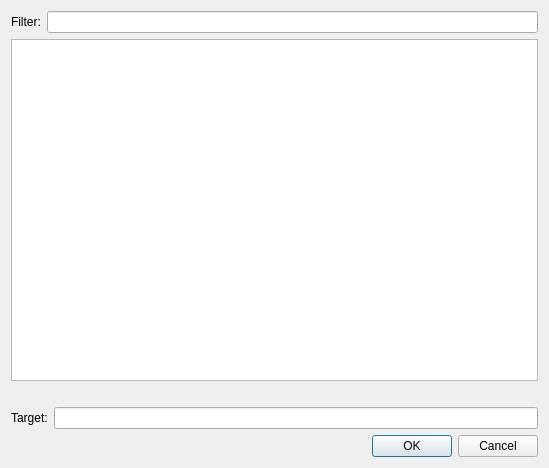
<?xml version="1.0" encoding="UTF-8"?>
<ui version="4.0">
 <class>SelectHyperlink</class>
 <widget class="QDialog" name="SelectHyperlink">
  <property name="geometry">
   <rect>
    <x>0</x>
    <y>0</y>
    <width>549</width>
    <height>468</height>
   </rect>
  </property>
  <property name="windowTitle">
   <string> Insert Hyperlink</string>
  </property>
  <layout class="QVBoxLayout" name="verticalLayout">
   <item>
    <layout class="QHBoxLayout" name="horizontalLayout">
     <item>
      <widget class="QLabel" name="label">
       <property name="toolTip">
        <string>List only the entries that match the text you enter.</string>
       </property>
       <property name="text">
        <string>Filter:</string>
       </property>
      </widget>
     </item>
     <item>
      <widget class="QLineEdit" name="filter"/>
     </item>
    </layout>
   </item>
   <item>
    <widget class="QTreeView" name="list"/>
   </item>
   <item>
    <spacer name="verticalSpacer">
     <property name="orientation">
      <enum>Qt::Vertical</enum>
     </property>
     <property name="sizeType">
      <enum>QSizePolicy::Fixed</enum>
     </property>
     <property name="sizeHint" stdset="0">
      <size>
       <width>20</width>
       <height>20</height>
      </size>
     </property>
    </spacer>
   </item>
   <item>
    <layout class="QHBoxLayout" name="horizontalLayout_2">
     <item>
      <widget class="QLabel" name="label_2">
       <property name="toolTip">
        <string>Enter the target URL for this hyperlink.  You can select or 
double click on existing destinations in your book from the list above.

All existing tags will be removed from the selected text.</string>
       </property>
       <property name="text">
        <string>Target:</string>
       </property>
      </widget>
     </item>
     <item>
      <widget class="QLineEdit" name="href"/>
     </item>
    </layout>
   </item>
   <item>
    <widget class="QDialogButtonBox" name="buttonBox">
     <property name="orientation">
      <enum>Qt::Horizontal</enum>
     </property>
     <property name="standardButtons">
      <set>QDialogButtonBox::Cancel|QDialogButtonBox::Ok</set>
     </property>
    </widget>
   </item>
  </layout>
 </widget>
 <resources/>
 <connections>
  <connection>
   <sender>buttonBox</sender>
   <signal>accepted()</signal>
   <receiver>SelectHyperlink</receiver>
   <slot>accept()</slot>
   <hints>
    <hint type="sourcelabel">
     <x>248</x>
     <y>254</y>
    </hint>
    <hint type="destinationlabel">
     <x>157</x>
     <y>274</y>
    </hint>
   </hints>
  </connection>
  <connection>
   <sender>buttonBox</sender>
   <signal>rejected()</signal>
   <receiver>SelectHyperlink</receiver>
   <slot>reject()</slot>
   <hints>
    <hint type="sourcelabel">
     <x>316</x>
     <y>260</y>
    </hint>
    <hint type="destinationlabel">
     <x>286</x>
     <y>274</y>
    </hint>
   </hints>
  </connection>
 </connections>
</ui>
